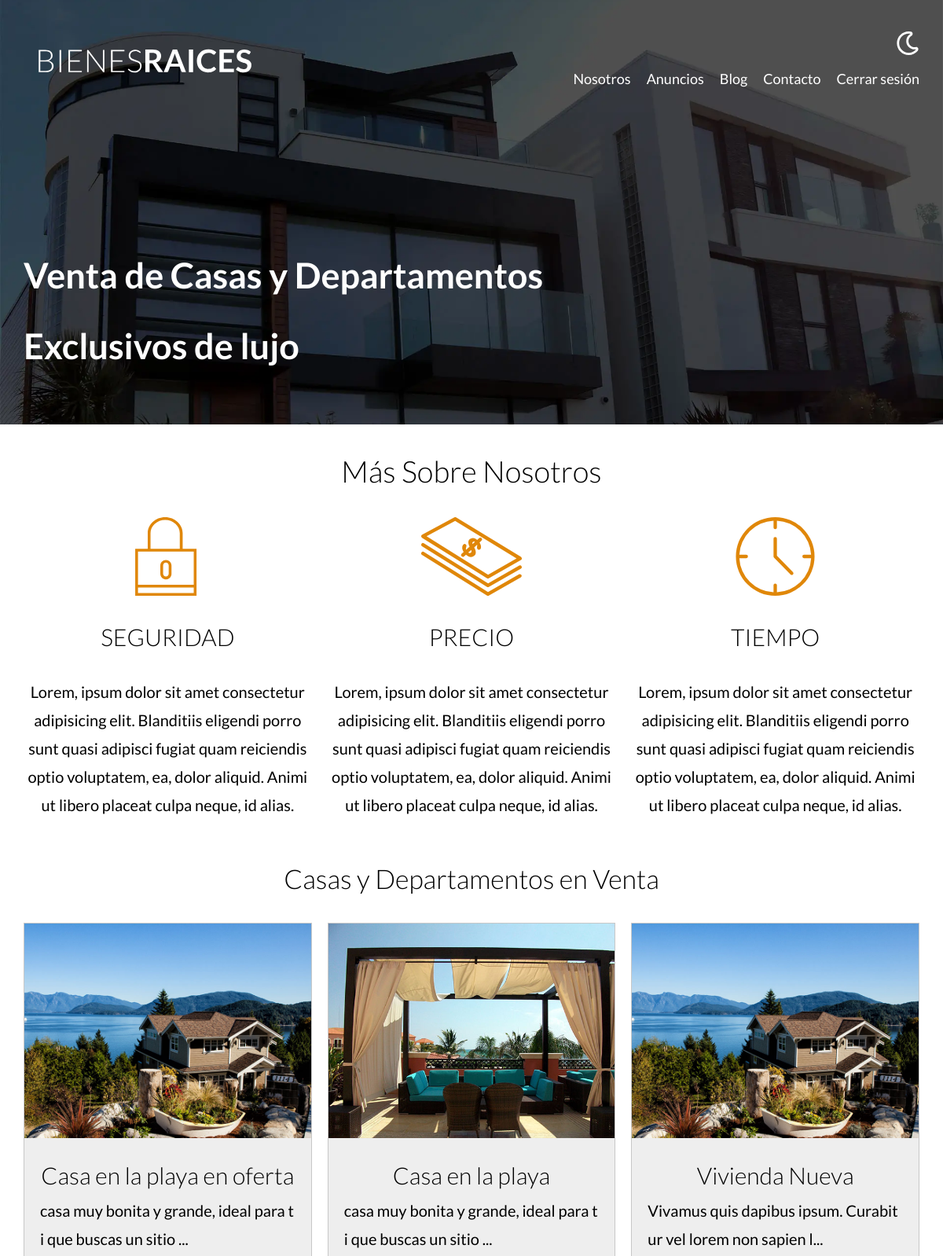
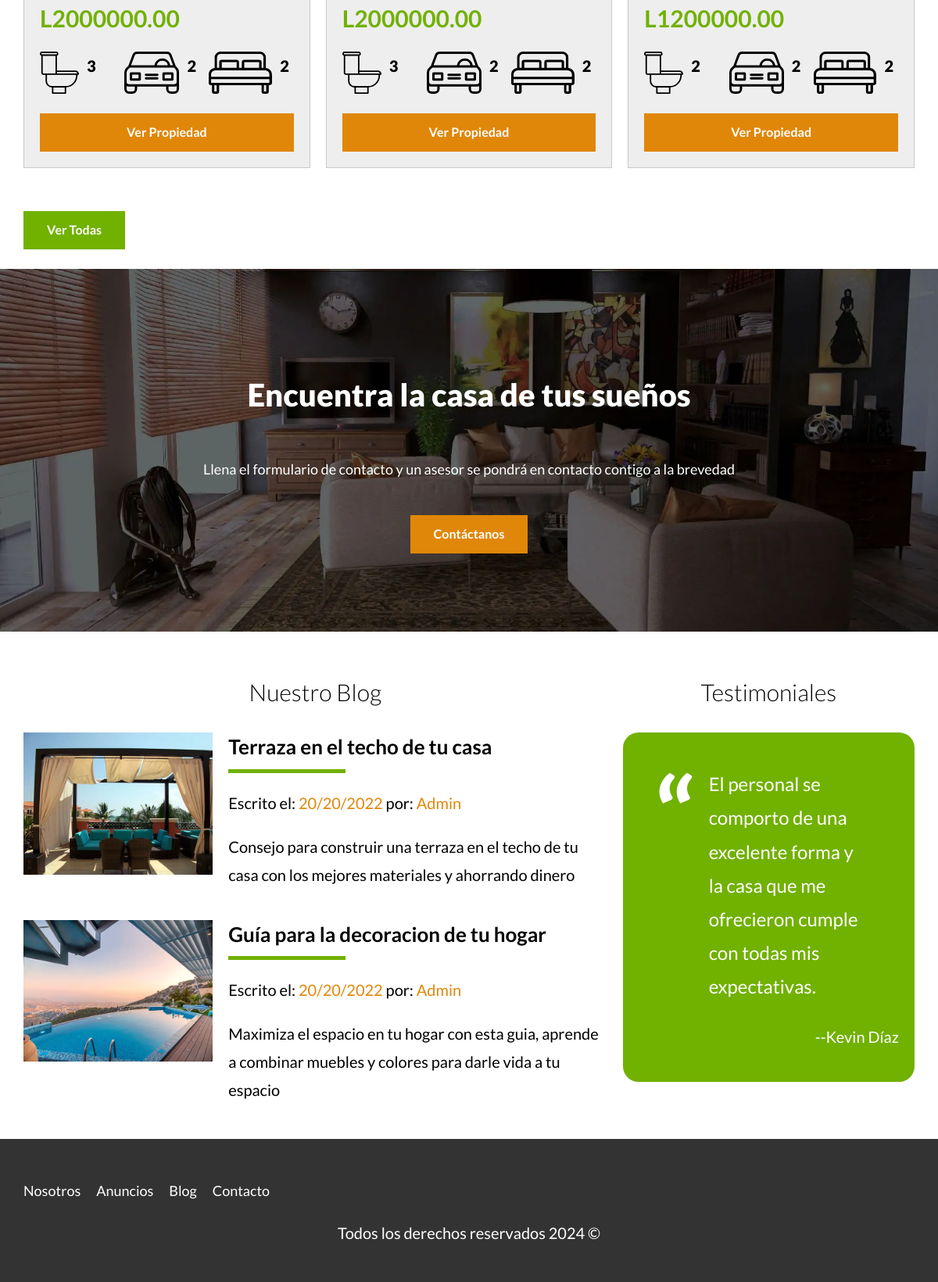
The page / (signed in) on the database its author committed (2 pictures, top to bottom).
### tables this page shows
CREATE TABLE `propiedades` (
  `id` int NOT NULL AUTO_INCREMENT,
  `titulo` varchar(45) DEFAULT NULL,
  `precio` decimal(10,2) DEFAULT NULL,
  `imagen` varchar(200) DEFAULT NULL,
  `descripcion` longtext,
  `habitaciones` int DEFAULT NULL,
  `wc` int DEFAULT NULL,
  `estacionamiento` int DEFAULT NULL,
  `creado` date DEFAULT NULL,
  `vendedores_id` int NOT NULL,
  PRIMARY KEY (`id`),
  KEY `fk_propiedades_vendedores_idx` (`vendedores_id`),
  CONSTRAINT `fk_propiedades_vendedores` FOREIGN KEY (`vendedores_id`) REFERENCES `vendedores` (`id`)
);

### controllers/PaginasController.php (called while the page is built, shortened)
<?php
class PaginasController{
    public static function index(Router $router){
        $propiedades = Propiedad::get(3);
        $inicio= true;
        $router->render('/paginas/index',[
            'propiedades'=>$propiedades,
            'inicio'=>$inicio
        ]);
    }
}

### public/index.php (called while the page is built, shortened)
<?php
$router= new Router();
$router->get('/admin', [PropiedadController::class, 'index']);
$router->get('/propiedades/crear', [PropiedadController::class, 'crear']);
$router->post('/propiedades/crear', [PropiedadController::class, 'crear']);
$router->get('/propiedades/actualizar', [PropiedadController::class, 'actualizar']);
$router->post('/propiedades/actualizar', [PropiedadController::class, 'actualizar']);
$router->post('/propiedades/eliminar', [PropiedadController::class, 'eliminar']);
$router->get('/vendedores/crear', [VendedorController::class, 'crear']);
$router->post('/vendedores/crear', [VendedorController::class, 'crear']);
$router->get('/vendedores/actualizar', [VendedorController::class, 'actualizar']);
$router->post('/vendedores/actualizar', [VendedorController::class, 'actualizar']);
$router->post('/vendedores/eliminar', [VendedorController::class, 'eliminar']);
$router->get('/',[PaginasController::class, 'index']);
$router->get('/nosotros',[PaginasController::class, 'nosotros']);
$router->get('/propiedades',[PaginasController::class, 'propiedades']);
$router->get('/propiedad',[PaginasController::class, 'propiedad']);
$router->get('/blog',[PaginasController::class, 'blog']);
$router->get('/entrada',[PaginasController::class, 'entrada']);
$router->get('/contacto',[PaginasController::class, 'contacto']);
$router->post('/contacto',[PaginasController::class, 'contacto']);
$router->get('/login',[LoginController::class,'login']);
$router->post('/login',[LoginController::class, 'login']);
$router->get('/logout',[LoginController::class, 'logout']);
$router->comprobarRutas();

### models/ActiveRecord.php (called while the page is built, shortened)
<?php
class ActiveRecord{
    protected static $db;
    protected static $tabla = '';
    public static function setDB($database){
        self::$db = $database;
    }
    public static function get($cantidad){
        $query = "SELECT * FROM ". static::$tabla ." LIMIT " . $cantidad;
        $resultado = self::consultarSQL($query);
        return $resultado;
    }
    public static function consultarSQL($query){
        $resultado = self::$db->query($query);
        $array = [];
        while($registro =$resultado->fetch_assoc()){
            $array[] = static::crearObjeto($registro);
        }
        return $array;
    }
    protected static function crearObjeto($registro){
        $objeto = new static();
        foreach($registro as $key => $value){
            if(property_exists($objeto, $key)){
                $objeto->$key = $value;
            }
        }
        return $objeto;
    }
}

### views/paginas/listado.php (the view)
<div class="contenedor-anuncios">
    <?php foreach($propiedades as $propiedad):?>
    <div class="anuncio">
        <img loading="lazy" src="/imagenes/<?php echo $propiedad->imagen; ?>" alt="anuncio">
        <div class="contenido-anuncio">
            <h3><?php echo $propiedad->titulo; ?></h3>
            <p><?php echo substr($propiedad->descripcion, 0, 60) . "..."; ?></p>
            <p class="precio">L<?php echo $propiedad->precio; ?></p>
            <ul class="iconos-caracteristicas">
                <li>
                    <img class="icono" loading="lazy" src="build/img/icono_wc.svg" alt="icono wc">
                    <p><?php echo $propiedad->wc; ?></p>
                </li>
                <li>
                    <img class="icono" loading="lazy" src="build/img/icono_estacionamiento.svg" alt="icono estacionamiento">
                    <p><?php echo $propiedad->estacionamiento; ?></p>
                </li>
                <li>
                    <img class="icono" loading="lazy" src="build/img/icono_dormitorio.svg" alt="icono habitaciones">
                    <p><?php echo $propiedad->habitaciones; ?></p>
                </li>
            </ul>
            <a href="/propiedad?id=<?php echo $propiedad->id; ?>" class="boton-amarillo-block">
                Ver Propiedad
            </a>
        </div>
    </div>
    <?php endforeach; ?>
</div>

### public/build/css/app.css (style rules this page uses)
html { -webkit-text-size-adjust:100%;line-height:1.15 }
body { margin:0 }
a { background-color:transparent }
img { border-style:none }
html { box-sizing:border-box;font-size:62.5% }
*,:after,:before { box-sizing:inherit }
body { font-family:Lato,sans-serif;font-size:1.6rem;line-height:1.8 }
p { color:#000;font-size:2rem }
a { text-decoration:none }
img,picture { display:block;width:100% }
h1,h2,h3 { font-family:Lato,sans-serif;font-weight:300;margin:2.5rem 0;text-align:center }
h3 { font-size:3rem }
.boton-amarillo-block { background-color:#e08709;border:none;color:#fff;cursor:pointer;display:block;font-weight:700;margin-top:2.5rem;padding:1rem 3rem;text-align:center;text-decoration:none }
.icono { text-align:center }
@media (min-width:768px) { .contenedor-anuncios { display:grid;gap:2rem;grid-template-columns:repeat(3,1fr) } }
.anuncio { background-color:#eee;border:1px solid #c8c8c8;margin-bottom:3rem }
.anuncio .contenido-anuncio { padding:2rem }
.anuncio h3,.anuncio p { margin:0;word-break:break-all }
.precio { color:#71b100;font-size:3rem;font-weight:700 }
.iconos-caracteristicas { display:flex;list-style:none;padding:0 }
.iconos-caracteristicas li { display:flex;flex:1 }
.iconos-caracteristicas li img { flex:0 0 5rem;margin-right:1rem }
.iconos-caracteristicas li p { font-weight:900;word-break:break-all }

### rows shown on the page
propiedades: imagen (picture), titulo "Casa en la playa en oferta", descripcion "casa muy bonita y grande, ideal para ti que buscas un sitio", precio "2000000.00", wc "3", estacionamiento "2", habitaciones "2"
propiedades: imagen (picture), titulo "Casa en la playa", descripcion "casa muy bonita y grande, ideal para ti que buscas un sitio", precio "2000000.00", wc "3", estacionamiento "2", habitaciones "2"
propiedades: imagen (picture), titulo "Vivienda Nueva", descripcion "Vivamus quis dapibus ipsum. Curabitur vel lorem non sapien l", precio "1200000.00", wc "2", estacionamiento "2", habitaciones "2"
